Frame 1 (no input): blank canvas, image omitted
Frame 60 (the mouse pressed at the canvas centre just before this capture): blank canvas, image omitted
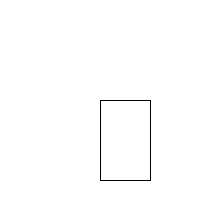
Frame 120 (the mouse held since frame 60 and released just before this capture)

The Processing sketch whose frames 1 and 60 were blank and that drew this single picture after the mouse press (run headless with seeded random() and noise(); from frame 60 on, the mouse is pressed at the canvas centre):

// Processing sketch: practice_square_pressed
// ── practice_square_pressed.pde
void setup(){
  size(200,200);
}

void draw() {
  background(255,255,255);
  if (mousePressed){
    rect(mouseX, mouseY,50, 80);
  }
  
}
